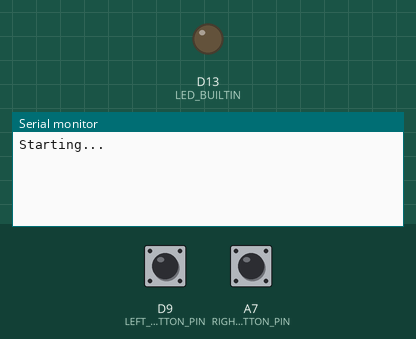
This sketch was run on a simulated Arduino Nano RP2040 Connect. Shown: output pins drawn as LEDs (lit = HIGH), the last lines printed to the serial monitor. The inputs (shaded band) are chosen by the test bench; at power-on: D9 (LEFT_BUTTON_PIN) HIGH, A7 (RIGHT_BUTTON_PIN) HIGH.

Above: at 3.2 s.
3.3 s: D9 (LEFT_BUTTON_PIN) pulled LOW for 0.15 s
At 3.9 s:
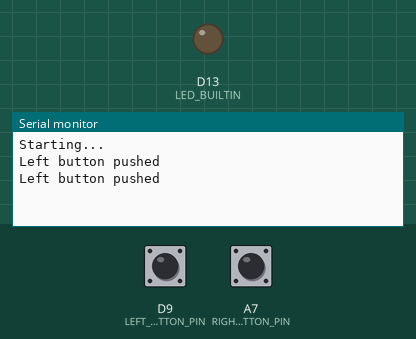
4.9 s: A7 (RIGHT_BUTTON_PIN) pulled LOW for 0.15 s
At 6.3 s:
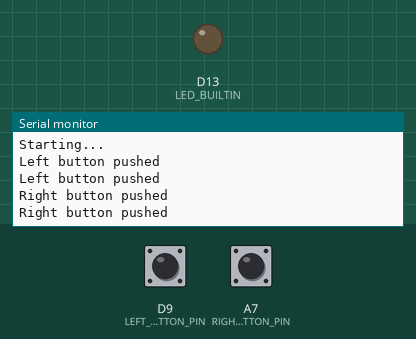

The sketch:

button_demo.ino
```cpp
/* button_demo.ino
 *
 *  Gives an example of how to use the buttons on
 *  the CEC 325 board.
 *
 *  Seth McNeill
 *  2022 February 03
 */

#include "WiFiNINA.h"  // for A4-A7 and wifi/bluetooth

#define LEFT_BUTTON_PIN   9 // This input is on the RP2040 and has builtin pullup that works
#define RIGHT_BUTTON_PIN  A7 // This input is on the WiFiNINA and doesn't have working internal pullup

void setup() {
  Serial.begin(115200);
  //while(!Serial) delay(10);
  delay(2000);

  Serial.println("Starting...");

  pinMode(LEFT_BUTTON_PIN, INPUT_PULLUP);
  pinMode(RIGHT_BUTTON_PIN, INPUT);
  pinMode(LED_BUILTIN, OUTPUT);
}

void loop() {
  // note that the buttons read 1 (HIGH or true) when not pressed
  if(!digitalRead(LEFT_BUTTON_PIN)) {
    Serial.println("Left button pushed");
  }
  if(!digitalRead(RIGHT_BUTTON_PIN)) {
    Serial.println("Right button pushed");
  }
  delay(100); // keeps the loop from running too fast with nothing pushed
}
```

Measured:
- after the input at 3.3 s, the serial monitor: prints a new line at once (image 1)
- after the input at 4.9 s, the serial monitor: prints a new line at once (image 2)
